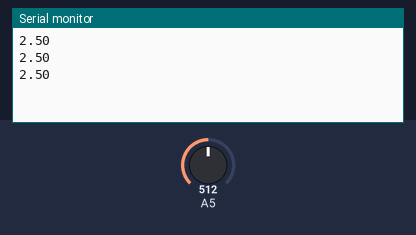
Bench run of a sketch on a simulated Arduino Uno, built with avr-gcc and run on an emulated ATmega328P. On the bench: the last lines printed to the serial monitor. The test bench sets the inputs (shaded band); at power-on: A5 = 512.

Above: at 1.3 s.
1.4 s: A5 set to 716
At 1.8 s:
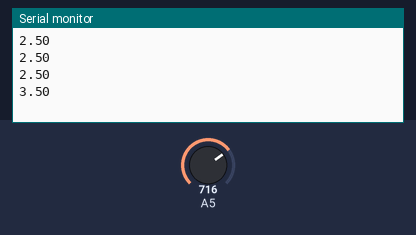
2.9 s: A5 set to 900
At 3.4 s:
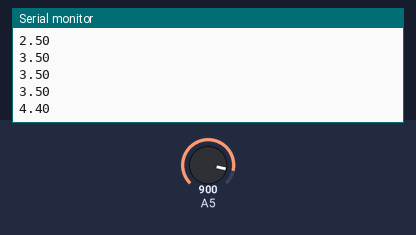
Timing chart, 0 to 5.9 s (numbered marks = the images above; inputs shaded):
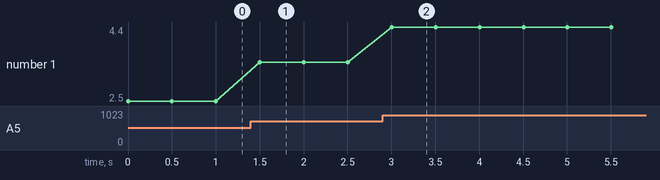

The sketch:

Dimmable_Led_With_Potentiometer.ino
```cpp
float volt=0;
void setup() {
  // put your setup code here, to run once:

pinMode(A5,INPUT);
Serial.begin(9600);
}

void loop() {
  // put your main code here, to run repeatedly:
volt=(5.0/1023.0) * (analogRead(A5));
Serial.println(volt);
delay(500);
}
```

Measured:
- after the input at 1.4 s, the serial monitor: prints a new line after 0.10 s (image 1)
- after the input at 2.9 s, the serial monitor: prints a new line after 0.10 s (image 2)
- plotted number 1: 2.5 → 3.5 after the input at 1.4 s, 3.5 → 4.4 after the input at 2.9 s
